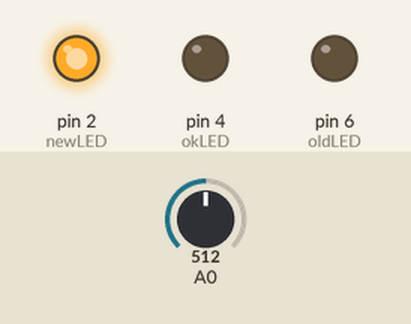
This sketch was run on a simulated Arduino Uno, built with avr-gcc and run on an emulated ATmega328P. On the bench: output pins drawn as LEDs (lit = HIGH). Inputs (shaded band) come from the test bench; at power-on: A0 = 512.

Above: at 2.8 s.
2.9 s: A0 set to 319
8.9 s: A0 set to 298
At 10.7 s:
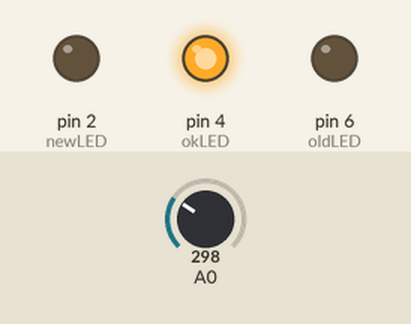
14.9 s: A0 set to 243
18.4 s: A0 set to 212
At 20.7 s:
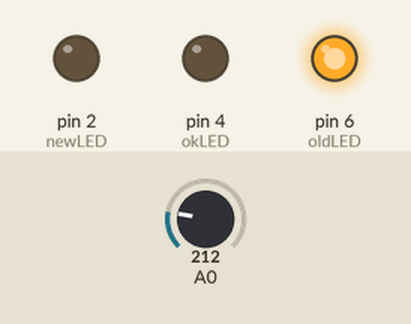
24.4 s: A0 set to 306
At 26.5 s:
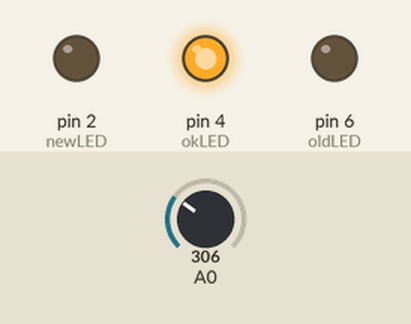
30.4 s: A0 set to 122
At 32.3 s:
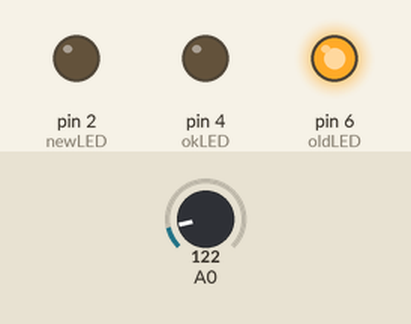
Timing chart, 0 to 33.8 s (numbered marks = the images above; inputs shaded):
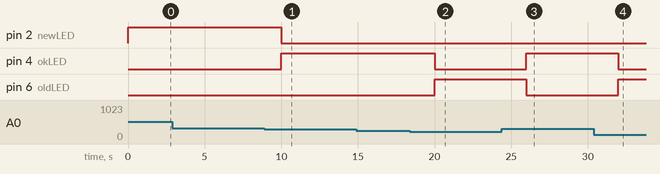

The sketch:

BatteryTester.ino
```cpp
// Project 6 - Creating a Single-Cell Battery Tester

#define newLED 2   //green LED
#define okLED 4    //yellow LED
#define oldLED 6   //red LED

int analogValue = 0;
float voltage = 0;
int ledDelay = 2000;


void setup()
{
  pinMode(newLED, OUTPUT);
  pinMode(okLED, OUTPUT);
  pinMode(oldLED, OUTPUT);
}


void loop()
{
  analogValue = analogRead(0);
  voltage = 0.0048 * analogValue;

  if( voltage >= 1.5 )
  {
    digitalWrite(newLED, HIGH);
    delay(ledDelay);
    digitalWrite(newLED, LOW);
  }

  else if ( ( voltage < 1.5 ) && ( voltage ) > 1.1 )
  {
    digitalWrite(okLED, HIGH);
    delay(ledDelay);
    digitalWrite(okLED, LOW);
  }

  else if ( voltage <= 1.1 )
  {
    digitalWrite(oldLED, HIGH);
    delay(ledDelay);
    digitalWrite(oldLED, LOW);
  }
}
```

Measured:
- the behaviour switches between 313 and 312 on A0 (found by bisection; images 0 and 1)
- the behaviour switches between 230 and 229 on A0 (found by bisection; images 1 and 2)
- after the input at 8.9 s, pin 2 (newLED): HIGH → LOW after 1.1 s; pin 4 (okLED): LOW → HIGH after 1.1 s
- after the input at 18.4 s, pin 4 (okLED): HIGH → LOW after 1.6 s; pin 6 (oldLED): LOW → HIGH after 1.6 s
- after the input at 24.4 s, pin 4 (okLED): LOW → HIGH after 1.6 s; pin 6 (oldLED): HIGH → LOW after 1.6 s
- after the input at 30.4 s, pin 4 (okLED): HIGH → LOW after 1.6 s; pin 6 (oldLED): LOW → HIGH after 1.6 s
